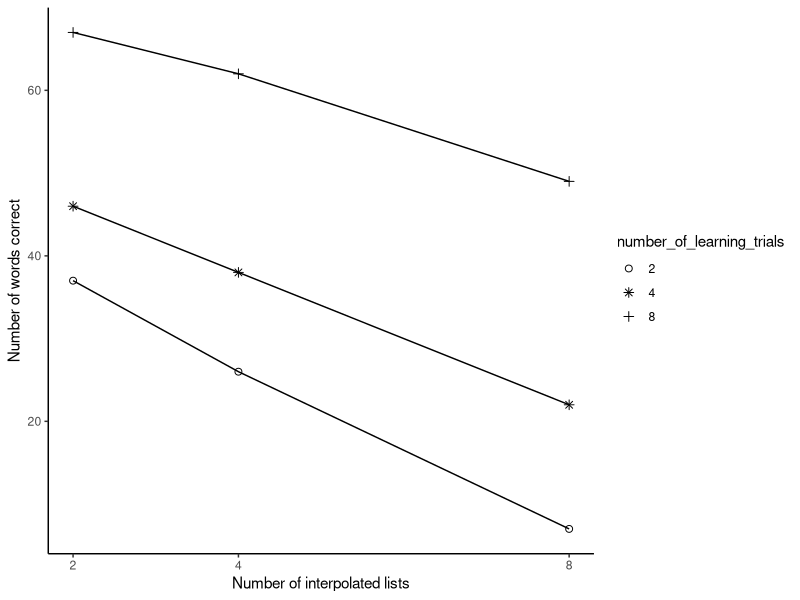

Here is the R script that generated this plot:
## ---- chunk 1
knitr::opts_chunk$set(echo = TRUE)
## ---- chunk 2
library(ggplot2)
library(tibble)

slamecka_design <- tibble(number_of_learning_trials = rep(c(2,4,8), each=6),
                          number_of_IL = rep(rep(c(2,4,8), 2), 3),
                          subjects = 1:18,
                          recall = c(35,21,6,
                                   39,31,8,
                                   40,34,18,
                                   52,42,26,
                                   61,58,46,
                                   73,66,52
                                   )
                          )

slamecka_design$number_of_learning_trials <- 
  as.factor(slamecka_design$number_of_learning_trials)

ggplot(slamecka_design,aes(x=number_of_IL,
                           group = number_of_learning_trials,
                           y=recall))+
  geom_line(stat = "summary", fun = "mean")+
  geom_point(aes(shape=number_of_learning_trials),
             size=2,
             stat = "summary", 
             fun = "mean",)+
  scale_shape_manual(values=c(1,8,3))+
  scale_y_continuous(name="Number of words correct",
                     breaks = c(0,20,40,60,80))+
  scale_x_continuous(name="Number of interpolated lists",
                     breaks = c(2,4,8))+
  theme_classic()
  
## ---- chunk 3

